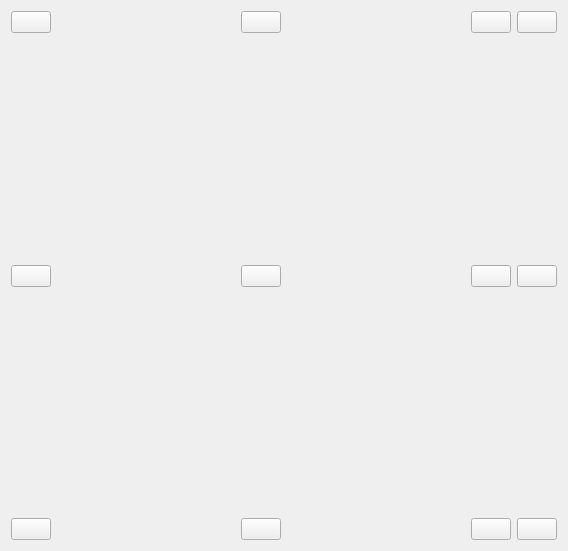
   <widget class="QWidget" name="gridLayoutWidget">
    <property name="geometry">
     <rect>
      <x>180</x>
      <y>190</y>
      <width>568</width>
      <height>551</height>
     </rect>
    </property>
    <layout class="QGridLayout" name="cartesPlateau">
     <property name="sizeConstraint">
      <enum>QLayout::SetDefaultConstraint</enum>
     </property>
     <item row="0" column="2">
      <widget class="QPushButton" name="carte21">
       <property name="sizePolicy">
        <sizepolicy hsizetype="Minimum" vsizetype="Minimum">
         <horstretch>0</horstretch>
         <verstretch>0</verstretch>
        </sizepolicy>
       </property>
       <property name="cursor">
        <cursorShape>OpenHandCursor</cursorShape>
       </property>
       <property name="text">
        <string/>
       </property>
       <property name="icon">
        <iconset>
         <normaloff>ressources/deck/3.png</normaloff>ressources/deck/3.png</iconset>
       </property>
       <property name="iconSize">
        <size>
         <width>122</width>
         <height>169</height>
        </size>
       </property>
       <property name="checkable">
        <bool>true</bool>
       </property>
      </widget>
     </item>
     <item row="2" column="0">
      <widget class="QPushButton" name="carte10">
       <property name="cursor">
        <cursorShape>OpenHandCursor</cursorShape>
       </property>
       <property name="text">
        <string/>
       </property>
       <property name="icon">
        <iconset>
         <normaloff>ressources/deck/2.png</normaloff>ressources/deck/2.png</iconset>
       </property>
       <property name="iconSize">
        <size>
         <width>122</width>
         <height>169</height>
        </size>
       </property>
       <property name="checkable">
        <bool>true</bool>
       </property>
      </widget>
     </item>
     <item row="0" column="3">
      <spacer name="horizontalSpacer_2">
       <property name="orientation">
        <enum>Qt::Horizontal</enum>
       </property>
       <property name="sizeHint" stdset="0">
        <size>
         <width>40</width>
         <height>20</height>
        </size>
       </property>
      </spacer>
     </item>
     <item row="2" column="4">
      <widget class="QPushButton" name="carte12">
       <property name="cursor">
        <cursorShape>OpenHandCursor</cursorShape>
       </property>
       <property name="text">
        <string/>
       </property>
       <property name="icon">
        <iconset>
         <normaloff>ressources/deck/2.png</normaloff>ressources/deck/2.png</iconset>
       </property>
       <property name="iconSize">
        <size>
         <width>122</width>
         <height>169</height>
        </size>
       </property>
       <property name="checkable">
        <bool>true</bool>
       </property>
      </widget>
     </item>
     <item row="4" column="2">
      <widget class="QPushButton" name="carte01">
       <property name="cursor">
        <cursorShape>OpenHandCursor</cursorShape>
       </property>
       <property name="text">
        <string/>
       </property>
       <property name="icon">
        <iconset>
         <normaloff>ressources/deck/1.png</normaloff>ressources/deck/1.png</iconset>
       </property>
       <property name="iconSize">
        <size>
         <width>122</width>
         <height>169</height>
        </size>
       </property>
       <property name="checkable">
        <bool>true</bool>
       </property>
      </widget>
     </item>
     <item row="4" column="0">
      <widget class="QPushButton" name="carte00">
       <property name="cursor">
        <cursorShape>OpenHandCursor</cursorShape>
       </property>
       <property name="text">
        <string/>
       </property>
       <property name="icon">
        <iconset>
         <normaloff>ressources/deck/1.png</normaloff>ressources/deck/1.png</iconset>
       </property>
       <property name="iconSize">
        <size>
         <width>122</width>
         <height>169</height>
        </size>
       </property>
       <property name="checkable">
        <bool>true</bool>
       </property>
      </widget>
     </item>
     <item row="1" column="0">
      <spacer name="verticalSpacer">
       <property name="orientation">
        <enum>Qt::Vertical</enum>
       </property>
       <property name="sizeType">
        <enum>QSizePolicy::Expanding</enum>
       </property>
       <property name="sizeHint" stdset="0">
        <size>
         <width>20</width>
         <height>40</height>
        </size>
       </property>
      </spacer>
     </item>
     <item row="2" column="2">
      <widget class="QPushButton" name="carte11">
       <property name="cursor">
        <cursorShape>OpenHandCursor</cursorShape>
       </property>
       <property name="text">
        <string/>
       </property>
       <property name="icon">
        <iconset>
         <normaloff>ressources/deck/2.png</normaloff>ressources/deck/2.png</iconset>
       </property>
       <property name="iconSize">
        <size>
         <width>122</width>
         <height>169</height>
        </size>
       </property>
       <property name="checkable">
        <bool>true</bool>
       </property>
      </widget>
     </item>
     <item row="0" column="0">
      <widget class="QPushButton" name="carte20">
       <property name="sizePolicy">
        <sizepolicy hsizetype="Minimum" vsizetype="Minimum">
         <horstretch>0</horstretch>
         <verstretch>0</verstretch>
        </sizepolicy>
       </property>
       <property name="cursor">
        <cursorShape>OpenHandCursor</cursorShape>
       </property>
       <property name="text">
        <string/>
       </property>
       <property name="icon">
        <iconset>
         <normaloff>ressources/deck/3.png</normaloff>ressources/deck/3.png</iconset>
       </property>
       <property name="iconSize">
        <size>
         <width>122</width>
         <height>169</height>
        </size>
       </property>
       <property name="checkable">
        <bool>true</bool>
       </property>
      </widget>
     </item>
     <item row="4" column="4">
      <widget class="QPushButton" name="carte02">
       <property name="cursor">
        <cursorShape>OpenHandCursor</cursorShape>
       </property>
       <property name="text">
        <string/>
       </property>
       <property name="icon">
        <iconset>
         <normaloff>ressources/deck/1.png</normaloff>ressources/deck/1.png</iconset>
       </property>
       <property name="iconSize">
        <size>
         <width>122</width>
         <height>169</height>
        </size>
       </property>
       <property name="checkable">
        <bool>true</bool>
       </property>
      </widget>
     </item>
     <item row="0" column="1">
      <spacer name="horizontalSpacer">
       <property name="orientation">
        <enum>Qt::Horizontal</enum>
       </property>
       <property name="sizeHint" stdset="0">
        <size>
         <width>40</width>
         <height>20</height>
        </size>
       </property>
      </spacer>
     </item>
     <item row="3" column="0">
      <spacer name="verticalSpacer_2">
       <property name="orientation">
        <enum>Qt::Vertical</enum>
       </property>
       <property name="sizeType">
        <enum>QSizePolicy::Expanding</enum>
       </property>
       <property name="sizeHint" stdset="0">
        <size>
         <width>20</width>
         <height>40</height>
        </size>
       </property>
      </spacer>
     </item>
     <item row="0" column="4">
      <widget class="QPushButton" name="carte22">
       <property name="sizePolicy">
        <sizepolicy hsizetype="Minimum" vsizetype="Minimum">
         <horstretch>0</horstretch>
         <verstretch>0</verstretch>
        </sizepolicy>
       </property>
       <property name="cursor">
        <cursorShape>OpenHandCursor</cursorShape>
       </property>
       <property name="text">
        <string/>
       </property>
       <property name="icon">
        <iconset>
         <normaloff>ressources/deck/3.png</normaloff>ressources/deck/3.png</iconset>
       </property>
       <property name="iconSize">
        <size>
         <width>122</width>
         <height>169</height>
        </size>
       </property>
       <property name="checkable">
        <bool>true</bool>
       </property>
      </widget>
     </item>
     <item row="0" column="5">
      <widget class="QPushButton" name="carte23">
       <property name="sizePolicy">
        <sizepolicy hsizetype="Minimum" vsizetype="Minimum">
         <horstretch>0</horstretch>
         <verstretch>0</verstretch>
        </sizepolicy>
       </property>
       <property name="cursor">
        <cursorShape>OpenHandCursor</cursorShape>
       </property>
       <property name="text">
        <string/>
       </property>
       <property name="icon">
        <iconset>
         <normaloff>ressources/deck/3.png</normaloff>ressources/deck/3.png</iconset>
       </property>
       <property name="iconSize">
        <size>
         <width>122</width>
         <height>169</height>
        </size>
       </property>
       <property name="checkable">
        <bool>true</bool>
       </property>
      </widget>
     </item>
     <item row="2" column="5">
      <widget class="QPushButton" name="carte13">
       <property name="cursor">
        <cursorShape>OpenHandCursor</cursorShape>
       </property>
       <property name="text">
        <string/>
       </property>
       <property name="icon">
        <iconset>
         <normaloff>ressources/deck/2.png</normaloff>ressources/deck/2.png</iconset>
       </property>
       <property name="iconSize">
        <size>
         <width>122</width>
         <height>169</height>
        </size>
       </property>
       <property name="checkable">
        <bool>true</bool>
       </property>
      </widget>
     </item>
     <item row="4" column="5">
      <widget class="QPushButton" name="carte03">
       <property name="cursor">
        <cursorShape>OpenHandCursor</cursorShape>
       </property>
       <property name="text">
        <string/>
       </property>
       <property name="icon">
        <iconset>
         <normaloff>ressources/deck/1.png</normaloff>ressources/deck/1.png</iconset>
       </property>
       <property name="iconSize">
        <size>
         <width>122</width>
         <height>169</height>
        </size>
       </property>
       <property name="checkable">
        <bool>true</bool>
       </property>
      </widget>
     </item>
    </layout>
   </widget>
